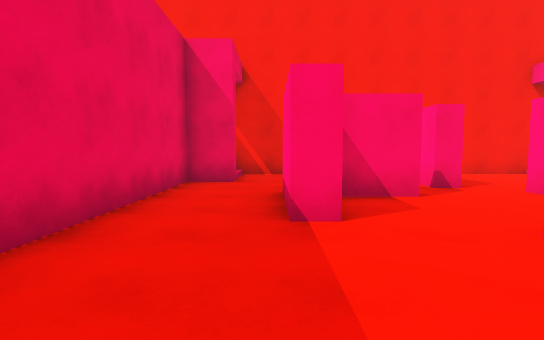
view 1 (above)

12 first-person views from a walk through a scene from a Unity 3-D project. The camera is 1.4 m above the floor, tilts 4° down and sees 85° across. The floor is counted in squares, 2 m on a side. Each view is taken from the middle of a square. On the plan, view 1 faces up. The plan holds only what a view shows up to about 10 squares ahead; the rest is blank. The place goes on beyond the plan. The player character is not drawn.

view 2
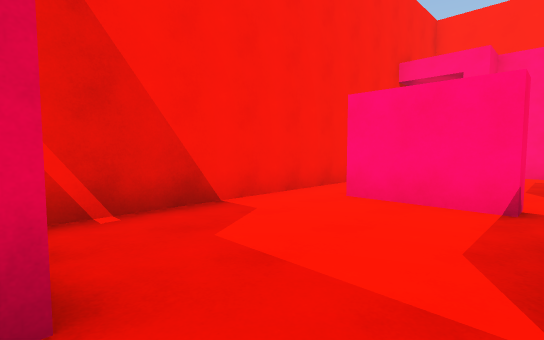

view 3
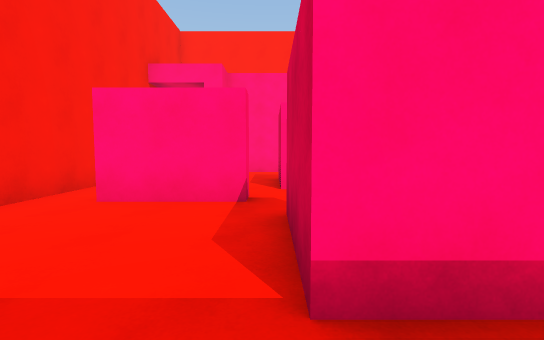

view 4
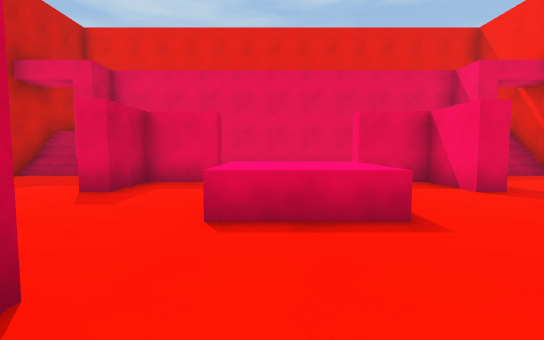

view 5
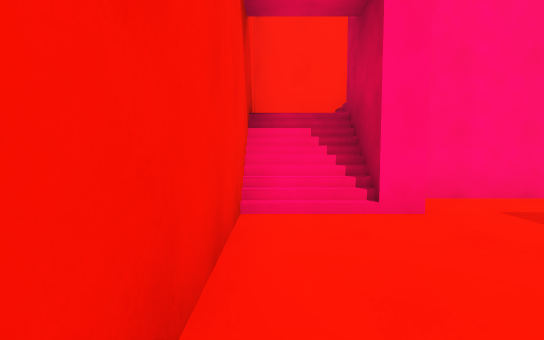

view 6
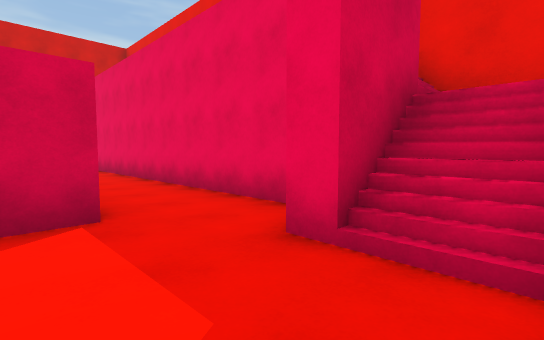

view 7
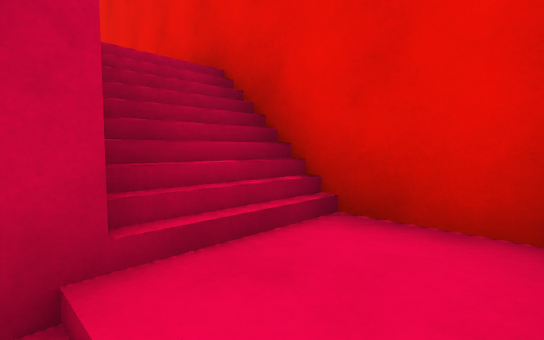

view 8
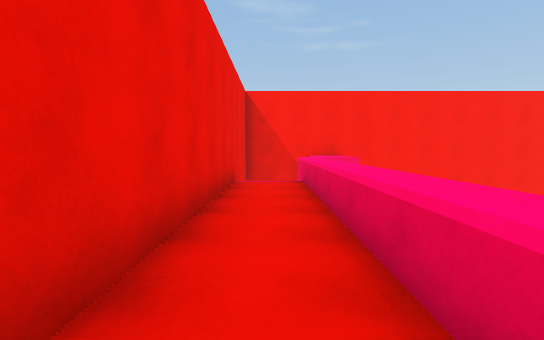

view 9
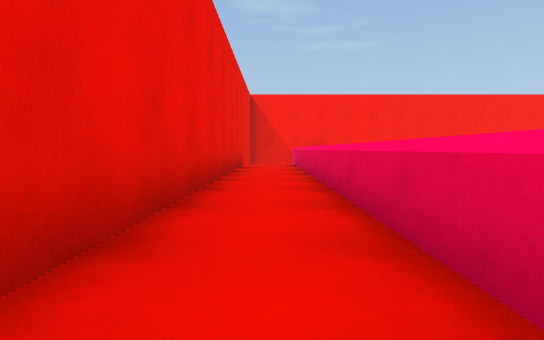

view 10
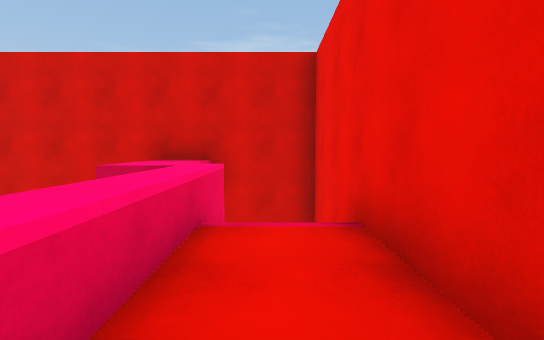

view 11
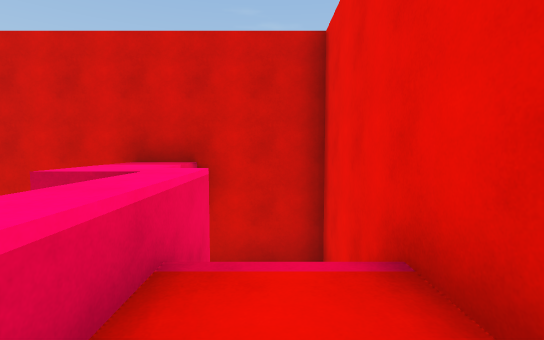

view 12
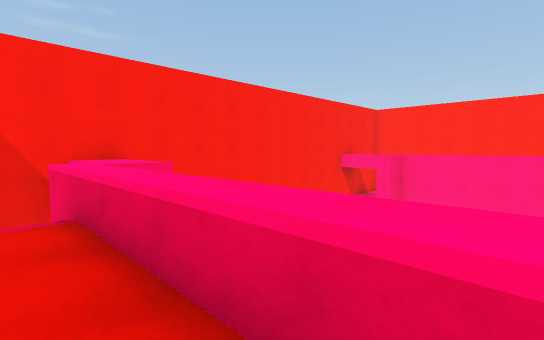

### Floor plan
Key: @ floor where view 1 was taken; # wall or solid block; . main floor; : floor 2.5 m higher than the main floor; + floor 5 m higher than the main floor; / step, stairs or slope; = window, fence, low wall or low ledge; ^ raised ledge.
Columns run from 4 left of view 1 to 11 right of it. Each row starts with its distance up from view 1.
  9 ###############
  8 #://.......//  #
  7 #///...#.../#=/#
  6 #/##...#.....#/#
  5 #+^..##..##..
  4 #+^..#...
  3 #+^..#....
  2 #+^....^^..
  1 #+^....^^...
  0 #+^.@......
 -1 #+^. #....#
 -2 #+^  ##..
 -3 #/#  ..
 -4 # ##...
 -5 # //.
 -6 ####

Where each view was taken, in squares from view 1:
view 1: 0 up, 0 right, facing up
view 2: 5 up, 1 left, facing up-right
view 3: 5 up, 1 left, facing right
view 4: 1 up, 7 right, facing left
view 5: 8 up, 4 right, facing right
view 6: 8 up, 1 right, facing down-left
view 7: 8 up, 2 left, facing down-left
view 8: 1 down, 3 left, facing up
view 9: 3 down, 3 left, facing up
view 10: 0 up, 3 left, facing down
view 11: 1 down, 3 left, facing down
view 12: 2 up, 3 left, facing up-right
